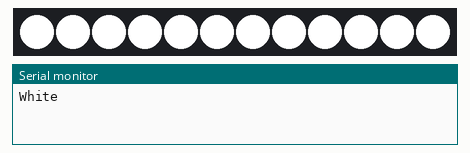
Recording of a sketch running on a simulated Arduino Uno, built with avr-gcc and run on an emulated ATmega328P. Parts: 12 RGB LEDs in strip order, left to right, the last lines printed to the serial monitor.

Above: at 0.1 s.
At 2.1 s:
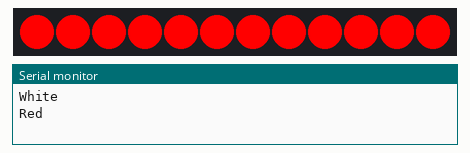
At 4.1 s:
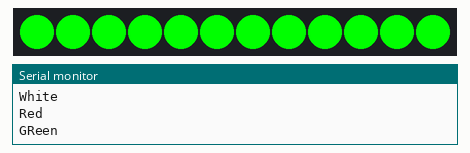
At 6.1 s:
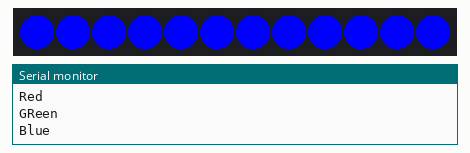

The sketch:

stripTester.ino
```cpp
#include <FastLED.h>

#if (FASTLED_VERSION != 3001000)
#error ("Invalid Fastled version, expected 3001000")
#endif
// Fastled version 3.1.0
#define NUM_LEDS 12
#define DATA_PIN 11
#define CLOCK_PIN 13
#define BRIGHTNESS 255

CRGB leds[NUM_LEDS];

void set(int x, int r, int g, int b) { leds[x] = CRGB(r, g, b); }

void setAll(int r, int g, int b) {
  for (int x = 0; x < NUM_LEDS; x++) {
    leds[x] = CRGB(r, g, b);
  }
}

void setup() {
  Serial.begin(9600);
  FastLED.addLeds<WS2801, DATA_PIN, CLOCK_PIN, RGB>(leds, NUM_LEDS);
  FastLED.setBrightness(BRIGHTNESS);
}

void loop() {

  Serial.println("White");
  setAll(255, 255, 255);
  FastLED.show();
  delay(2000);

  Serial.println("Red");
  setAll(255, 0, 0);
  FastLED.show();
  delay(2000);

  Serial.println("GReen");
  setAll(0, 255, 0);
  FastLED.show();

  delay(2000);

  Serial.println("Blue");
  setAll(0, 0, 255);
  FastLED.show();
  delay(2000);
}
```

Measured:
- by itself, everything shown: repeats every 8.0 s, in 4 steps
- what the display in image 1 shows lasts 2.0 s, from 2.0 s to 4.0 s
